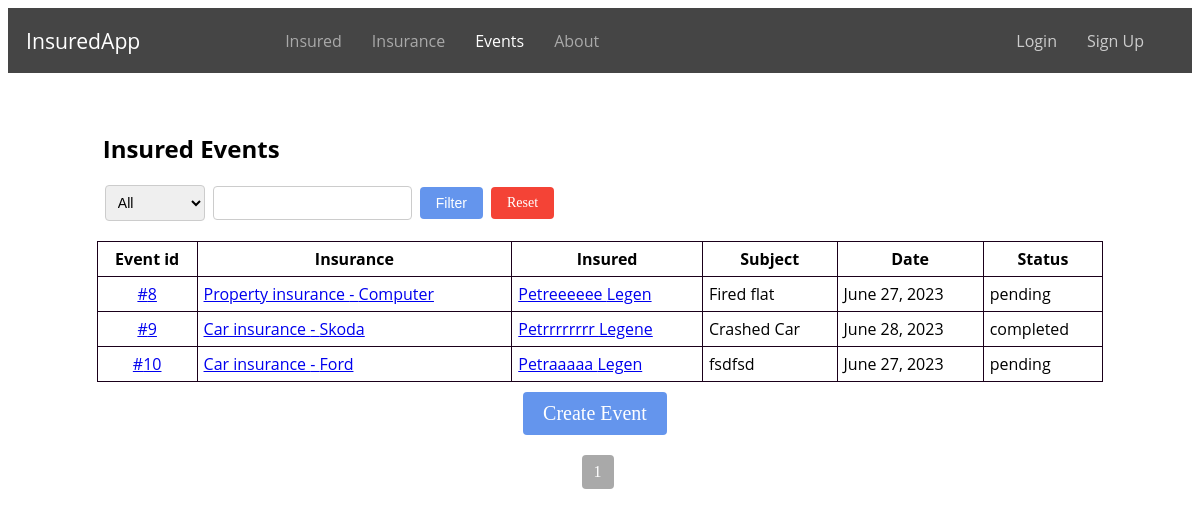
Screenshot of /insurance_events/ with the database file from the repository.
### evidence/models.py (models this page shows, shortened)
class InsuranceEvent(models.Model):
    STATUS_CHOICES = (
        ('pending', 'Pending'),
        ('approved', 'Approved'),
        ('rejected', 'Rejected'),
        ('in_progress', 'In Progress'),
        ('completed', 'Completed'),
    )
    insurance = models.ForeignKey(Insurance, on_delete=models.CASCADE, null=True)
    subject = models.CharField(max_length=32, null=True)
    description = models.TextField()
    date = models.DateField()
    status = models.CharField(max_length=32, choices=STATUS_CHOICES)
    note = models.TextField(blank=True, null=True)

class Insurance(models.Model):
    INSURANCE_TYPE = (
        ('home', 'Home insurance'),
        ('car', 'Car insurance'),
        ('property', 'Property insurance'),
    )
    insurance = models.ManyToManyField(Insured, related_name='insurance')
    type = models.CharField(max_length=32, choices=INSURANCE_TYPE)
    subject = models.CharField(max_length=32)
    amount = models.DecimalField(max_digits=10, decimal_places=2)
    valid_from = models.DateField()
    valid_until = models.DateField()
    class Meta:
        ordering = ['id']

class Insured(models.Model):
    user = models.ForeignKey(User, on_delete=models.CASCADE, related_name='insured', null=True, blank=True)
    first_name = models.CharField(max_length=100)
    profile_photo = models.ImageField(upload_to='profile_photos', blank=True, null=True)
    last_name = models.CharField(max_length=100)
    email = models.EmailField()
    role = models.CharField(max_length=20, choices=RoleEnum.choices(), null=True)
    street = models.CharField(max_length=100)
    city = models.CharField(max_length=64)
    zipcode = models.CharField(max_length=16)
    phone = models.CharField(max_length=16)
    is_policyholder = models.BooleanField(default=False)
    class Meta:
        ordering = ['id']

### evidence/views.py (the view, shortened to what this page needs)
# urls.py: path('insurance_events/', insurance_events, name='insurance_events'),
def insurance_events(request):
    filter_by = request.GET.get('filter_by')
    keyword = request.GET.get('keyword')
    events = InsuranceEvent.objects.all()
    for event in events:
        insured_names = ", ".join([insured.first_name for insured in event.insurance.insurance.all()])
        setattr(event, 'insured_names', insured_names)
    paginator = Paginator(events, 5)
    page_number = request.GET.get('page')
    page_obj = paginator.get_page(page_number)
    return render(request, 'insurance_events.html', {'page_obj': page_obj})

### evidence/templates/insurance_events.html (shortened to what this page needs)
{% extends 'base.html' %}
{% block content %}
  <h2 class="insured-events-h">Insured Events</h2>
  <div class="filter-container">
    <form method="GET" class="filter-form">
      <select name="filter_by">
        <option value="" {% if not request.GET.filter_by %}selected{% endif %}>All</option>
      </select>
      <input type="text" name="keyword" value="{{ request.GET.keyword }}">
      <button type="submit" class="filter-button">Filter</button>
      <a href="{% url 'insurance_events' %}" class="reset-filter-button">Reset</a>
    </form>
  </div>
  <table class="insured-events-table">
    <thead>
      <tr>
        <th>Event id</th>
        <th>Insurance</th>
        <th>Insured</th>
        <th>Subject</th>
        <th>Date</th>
        <th>Status</th>
      </tr>
    </thead>
    <tbody>
      {% for event in page_obj %}
        <tr>
          <td>
            <a href="{% url 'insurance_event_detail' event_id=event.id %}" class="event-id">
              #{{ event.id }}
            </a>
          </td>
          <td>
            <a href="{% url 'insurance_detail' event.insurance.id %}">
              {{ event.insurance.get_type_display }} - {{ event.insurance.subject }}
            </a>
          </td>
          <td>
            {% for insured in event.insurance.insurance.all %}
              {% if not insured.is_policyholder %}
                <a href="{% url 'insured_detail' insured.id %}">
                  {{ insured.first_name }} {{ insured.last_name }}
                </a>
              {% endif %}
            {% endfor %}
          </td>
          <td>{{ event.subject }}</td>
          <td>{{ event.date }}</td>
          <td>{{ event.status }}</td>
        </tr>
      {% endfor %}
    </tbody>
  </table>
  <div class="main-buttons">
    <a href="{% url 'create_event' %}" class="button button-add">Create Event</a>
  </div>
  <div class="pagination">
    <span class="current-page">{{ page_obj.number }}</span>
  </div>
{% endblock %}

### static/css/style.css (style rules this page uses)
.insured-h, .insurances-h, .insured-events-h { margin-top: 5%; margin-left: 8%; font-family: 'Open Sans', sans-serif; }
.button { display: inline-block; padding: 5px 10px; color: #fff; text-decoration: none; font-size: 14px; border-radius: 4px; }
.button-add { background-color: #6495ED; }
.main-buttons { display: flex; justify-content: center; margin-top: 10px; }
.main-buttons .button { margin-right: 10px; font-size: 20px; padding: 10px 20px; }
.insured-table, .policies-table, .insurances-table, .insured-events-table { width: 85%; margin-top: 20px; margin-left: auto; margin-right: auto; border-collapse: collapse; font-family: 'Open Sans', sans-serif; }
.insured-table th, .insured-table td, .policies-table th, .policies-table td, .insurances-table th, .insurances-table td, .insured-events-table th, .insured-events-table td { padding: 6px; border: 1px solid #1a001a; }
.pagination { display: flex; justify-content: center; margin-top: 20px; }
.pagination .current-page { display: inline-block; padding: 8px 12px; background-color: #A9A9A9; color: #fff; font-size: 16px; border-radius: 4px; margin-right: 5px; }
.event-id { display: flex; justify-content: center; }
.filter-container { width: 85%; margin-top: 20px; margin-left: auto; margin-right: auto; margin-bottom: 20px; }
.filter-form { display: flex; align-items: center; }
.filter-form select, .filter-form input[type="text"] { padding: 8px; font-size: 14px; border: 1px solid #ccc; border-radius: 4px; margin-left: 8px; }
.filter-form button { padding: 8px 16px; font-size: 14px; background-color: #6495ED; color: white; border: none; border-radius: 4px; cursor: pointer; margin-left: 8px; }
.filter-form a { padding: 8px 16px; font-size: 14px; background-color: #f44336; color: white; text-decoration: none; border-radius: 4px; margin-left: 8px; }

### rows the page displays
InsuranceEvent: id "8", insurance.type "Property insurance", insurance.subject "Computer", subject "Fired flat", date "June 27, 2023", status "pending"
Insured: first_name "Petreeeeee", last_name "Legen"
InsuranceEvent: id "9", insurance.type "Car insurance", insurance.subject "Skoda", subject "Crashed Car", date "June 28, 2023", status "completed"
Insured: first_name "Petrrrrrrrr", last_name "Legene"
InsuranceEvent: id "10", insurance.type "Car insurance", insurance.subject "Ford", subject "fsdfsd", date "June 27, 2023", status "pending"
Insured: first_name "Petraaaaa", last_name "Legen"

### other values shown
{{ page_obj.number }} "1"
